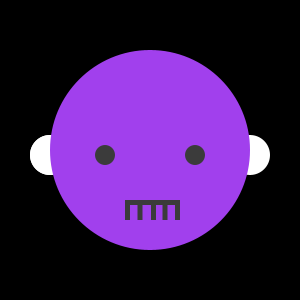
Frame 1 (no input)
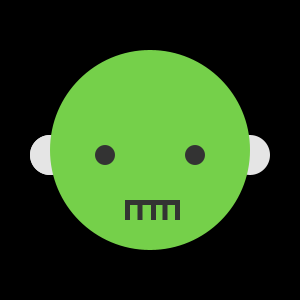
Frame 60 (the mouse pressed at the canvas centre just before this capture)
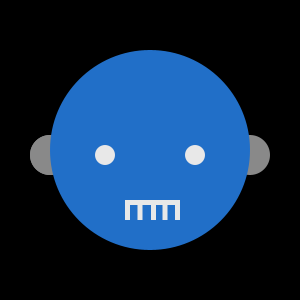
Frame 120 (the mouse held since frame 60 and released just before this capture)

The Processing sketch that drew these frames (run headless with seeded random() and noise(); from frame 60 on, the mouse is pressed at the canvas centre):

// Processing sketch: processing_148429
// ── processing_148429.pde

boolean flipFlop = false;
int diam;
 
int word;
int open;
float randNum;
float randNum2;
float randNum3;
float randNum4;
float randNum5;


void setup (){
size(300,300); 


}
void draw(){
  

  {




  }
  randNum = random(0,250);
  randNum2 = random(60,-30);
  randNum2 = random(20, -100);
  randNum3 = random(0,250); 
   randNum4 = random(0,250);
   randNum5 = random(0,250);
  

  background(0,0,0);
  
  if(flipFlop == false){
    diam = 40;
 

    word = 120;
    open = 5;
  }else{
    diam = 90;
 
    word = 80;
    open = 30;
  }
  
translate(150,150);
noStroke();
ellipse(-100,5,diam,diam);
ellipse(-100,5,diam,diam);
ellipse(randNum2,randNum2,diam,diam);
ellipse(100,5,diam,diam);
 
fill(randNum,randNum3, randNum4);
ellipse(0,0,200,200);
fill(255,255,255);
fill(0,0,0);
fill(255,255,255);
fill(0);
fill(randNum5);
rect(-25,50, 55,open);
  rect(-25, 50, 5, 20);
  rect(25, 50, 5, 20);
  rect(12.5, 50, 5, 20);
  rect(-12.5, 50, 5, 20);
  rect(1, 50, 5, 20);
 

 


 

 
 
 
 
 ellipse(-45,5,20,20);
  ellipse(45,5,20,20);

int value = 0;

}

void keyPressed() {
  flipFlop =! flipFlop; 
  
  
}
